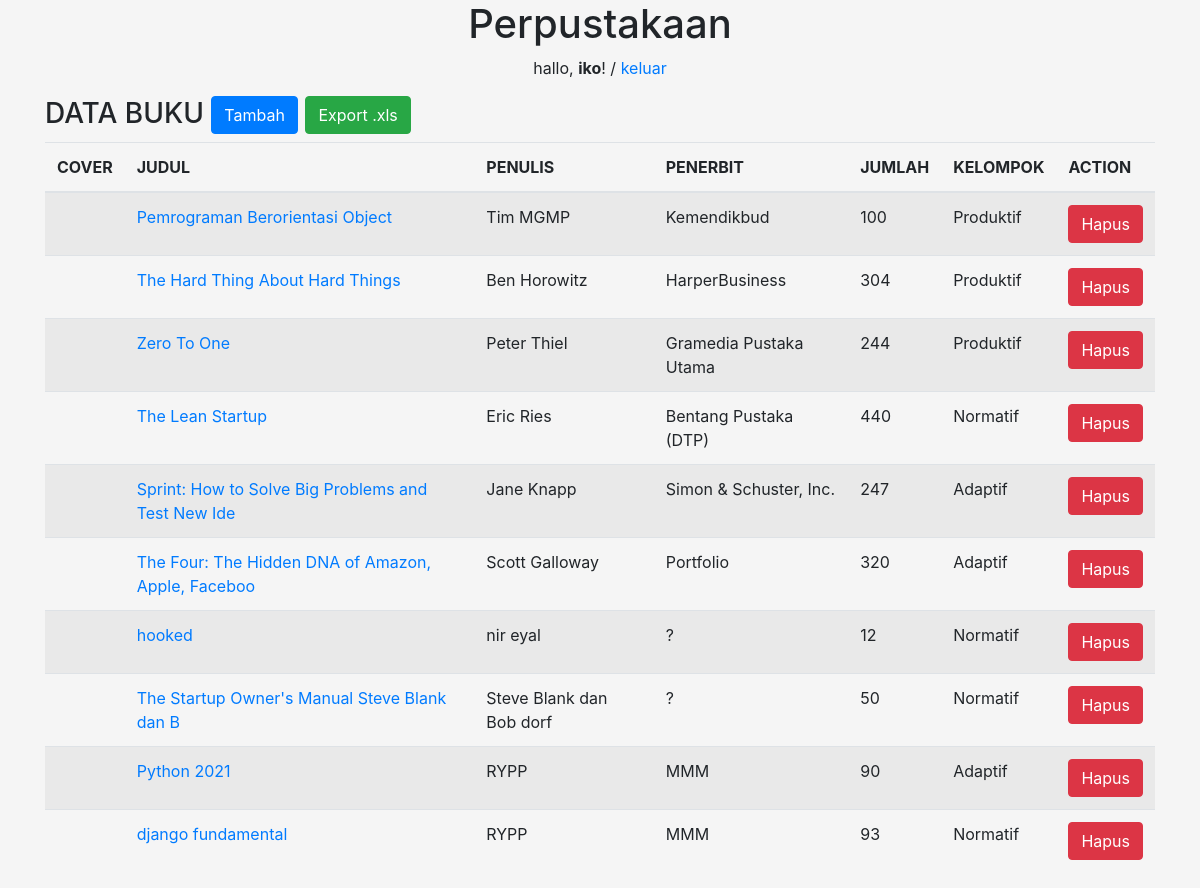
The page /buku/ (signed in) on the database as committed earlier.
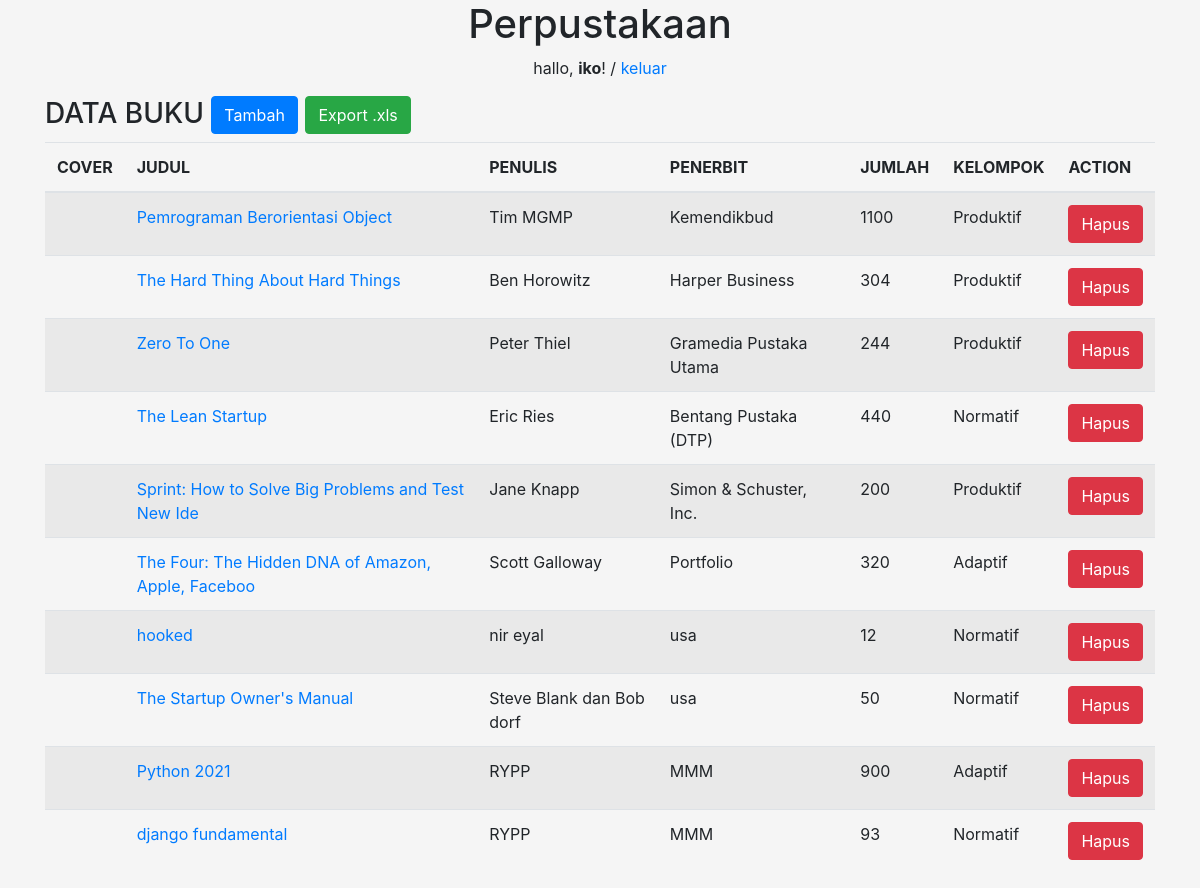
The same page on the database as committed later.
### perpustakaan/models.py (models this page shows, shortened)
class Buku(models.Model):
    judul = models.CharField(max_length=50)
    penulis = models.CharField(max_length=40)
    penerbit = models.CharField(max_length=40)
    jumlah = models.IntegerField(null=True)
    kelompok_id = models.ForeignKey(Kelompok, on_delete=models.CASCADE, null=True)
    cover = models.ImageField(upload_to='cover/', null=True)
    tanggal = models.DateTimeField(auto_now_add=True, null=True)

class Kelompok(models.Model):
    nama = models.CharField(max_length=9)
    keterangan = models.TextField()
    def __str__(self):
        return self.nama

### perpustakaan/views.py (the view)
# urls.py: path('buku/', buku, name='buku'),
@login_required(login_url=settings.LOGIN_URL)
def buku(request):
    books = Buku.objects.all()
    konteks = {
        'books': books,
    }
    return render(request, 'buku.html', konteks)

### perpustakaan/templates/buku.html (shortened to what this page needs)
{% extends 'base.html' %} {% block content %}
<div class="container">
  <div class="row">
    <div class="col-md-12">
      <h3>
        DATA BUKU
        <a href="{% url 'tambah_buku' %}" class="btn btn-primary">Tambah</a>
        <a href="{% url 'export_xls' %}" class="btn btn-success">Export .xls</a>
      </h3>
      <table class="table tabel-bordered table-striped">
        <thead>
          <tr>
            <th>COVER</th>
            <th>JUDUL</th>
            <th>PENULIS</th>
            <th>PENERBIT</th>
            <th>JUMLAH</th>
            <th>KELOMPOK</th>
            <th>ACTION</th>
          </tr>
        </thead>
        <tbody>
          {% for buku in books %}
          <tr>
            <td>
            </td>
            <td>
              <a href="{% url 'ubah_buku' buku.id %}">{{ buku.judul }}</a>
            </td>
            <td>{{ buku.penulis }}</td>
            <td>{{ buku.penerbit }}</td>
            <td>{{ buku.jumlah }}</td>
            <td>{{ buku.kelompok_id }}</td>
            <td>
              <button
                data-toggle="modal"
                data-target="#hapus-{{ buku.id }}"
                class="btn btn-danger"
              >
                Hapus
              </button>
            </td>
          </tr>
          {% endfor %}
        </tbody>
      </table>
    </div>
  </div>
</div>
{% endblock %}

### templates/base.html (shortened to what this page needs)
{% load static %}
<!DOCTYPE html>
<html lang="en">
  <head>
    <link rel="stylesheet" href="{% static 'css/bootstrap.min.css' %}" />
    <link rel="stylesheet" href="{% static 'css/style.css' %}" />
  </head>
  <body>
    {% include 'judul.html' %}
    {% block content %}
    {% endblock %}
  </body>
</html>

### templates/judul.html
<center>
    <h1>Perpustakaan</h1>
    {% if user.is_authenticated %}
    <p>hallo, <strong>{{ user }}</strong>! / <a href="{% url 'keluar' %}">keluar</a></p>
    {% endif %}
</center>

### static/css/style.css (style rules this page uses)
body { background-color: whitesmoke; }

Rows that differ between the two databases and show on the page:
changed Buku "Pemrograman Berorientasi Object": jumlah "100" → "1100"
changed Buku "The Hard Thing About Hard Things": penerbit "HarperBusiness" → "Harper Business"
changed Buku "Sprint: How to Solve Big Problems and Test New Ide": jumlah "247" → "200"; kelompok_id "Adaptif" → "Produktif"
changed Buku "hooked": penerbit "?" → "usa"
changed Buku "Steve Blank dan Bob dorf": judul "The Startup Owner's Manual Steve Blank dan B" → "The Startup Owner's Manual"; penerbit "?" → "usa"
changed Buku "Python 2021": jumlah "90" → "900"
